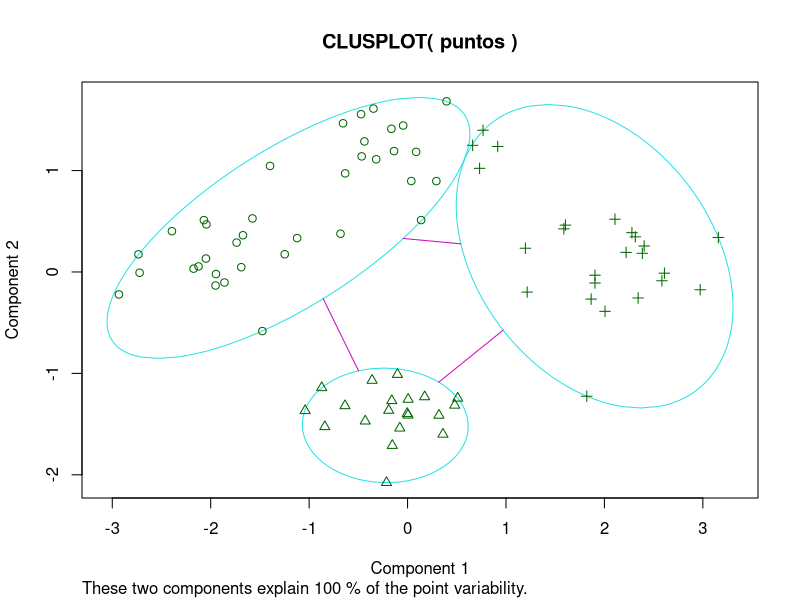
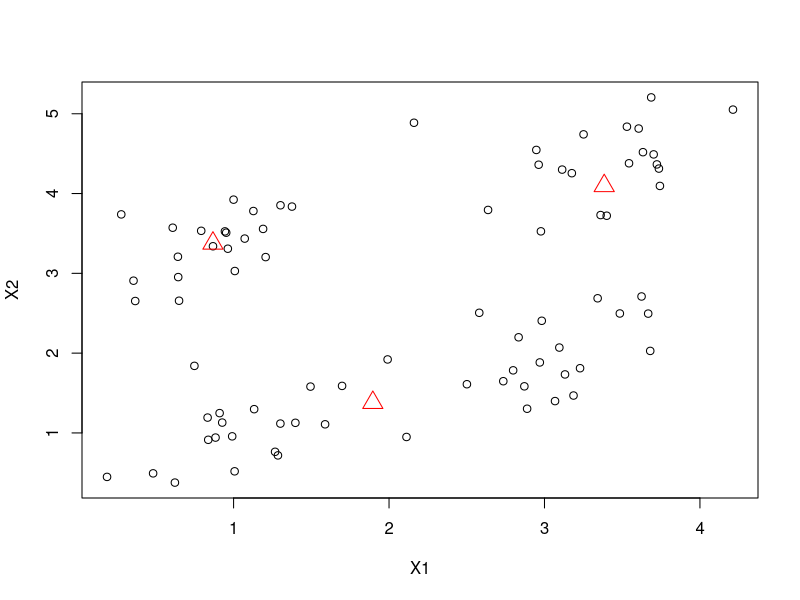
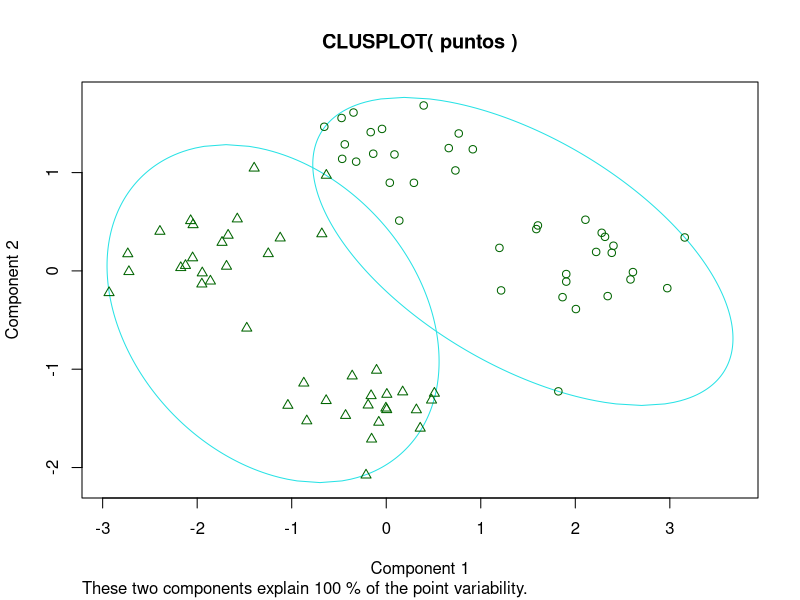
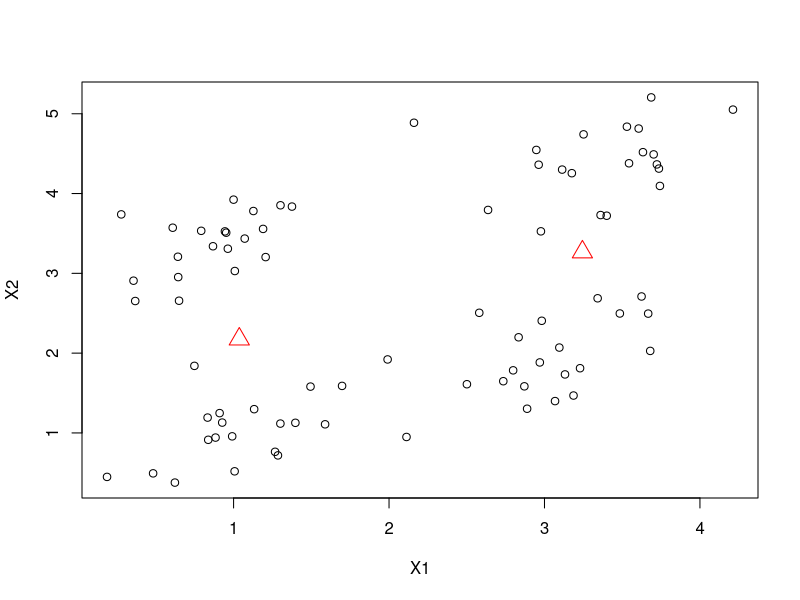
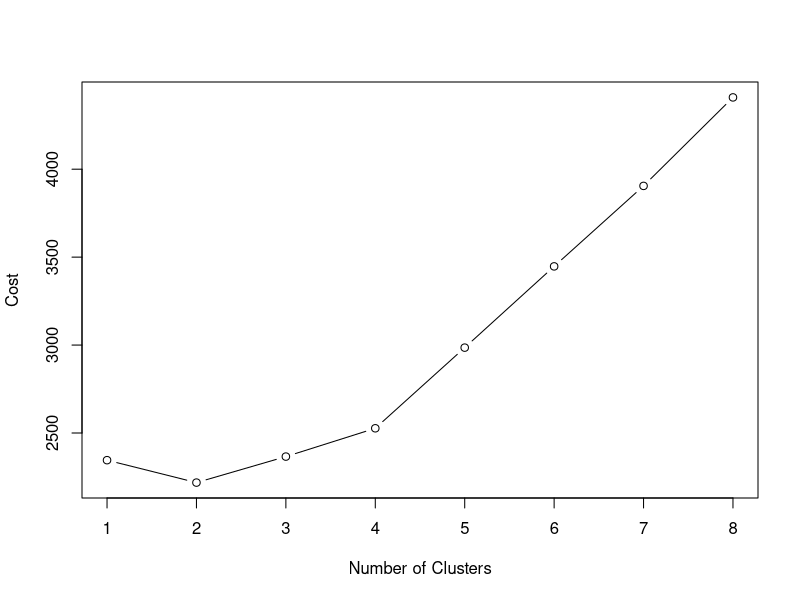

Write R code to recreate these figures, in order.
# Punto 3

library(readr)
library(cluster)
puntos <- read_table2("puntos.txt", col_names = FALSE)

costo_dist <- function(x1,x2,y1,y2){ 
  dist = abs(x1-x2) + abs(y1-y2)
  res = 10 * dist
  return(res) 
}

###################################### Literal 1 #####################################

#####################################################################
#K MEDIAS : 3 sitios

KM = kmeans(puntos,3)

#funcion el libreria cluster
clusplot(puntos,KM$cluster)  #la misma grafica
plot(puntos)
points(KM$centers, col="red", pch = 2, cex = 2)

centros3 = KM$centers

###################################### Literal 2 #####################################

costo_total = 0

for (i in 1:3){
  
  x_cd = centros3[i,1]
  y_cd = centros3[i,2]
  
  for (j in 1:80){
    
    if(KM$cluster[j] == i){
      x_tienda = puntos$X1[j]
      y_tienda = puntos$X2[j]
      costo_total = costo_total + costo_dist(x_cd,x_tienda,y_cd,y_tienda)
    }
  }
}

costo_total


###################################### Literal 3 #####################################

#####################################################################
#K MEDIAS : 2 sitios

KM = kmeans(puntos,2)

#funcion el libreria cluster
clusplot(puntos,KM$cluster)  #la misma grafica
plot(puntos)
points(KM$centers,col="red", pch = 2, cex = 2)

centros2 = KM$centers

costo_total2 = 0

for (i in 1:2){
  
  x_cd2 = centros2[i,1]
  y_cd2 = centros2[i,2]
  
  for (j in 1:80){
    
    if(KM$cluster[j] == i){
      x_tienda2 = puntos$X1[j]
      y_tienda2 = puntos$X2[j]
      costo_total2 = costo_total2 + costo_dist(x_cd2,x_tienda2,y_cd2,y_tienda2)
    }
  }
}

costo_total2

###################################### Literal 4 #####################################

#Number of means (K)
costo_cds <- rep(0,times=8)

for (k in 1:8){
  
  ct = 0
  
  km_temp = kmeans(puntos, centers = k)
  
  for (i in 1:k){
    
    x_cd = km_temp$centers[i,1]
    y_cd = km_temp$centers[i,2]
    
    for (j in 1:80){
      
      if(km_temp$cluster[j] == i){
        x_tienda = puntos$X1[j]
        y_tienda = puntos$X2[j]
        ct = ct + costo_dist(x_cd,x_tienda,y_cd,y_tienda)
      }
    }
  }
  
  
  costo_cds[i] = ct + 500 * k
  
} 

plot(1:8, costo_cds, type="b", xlab="Number of Clusters", ylab="Cost")  
min(costo_cds)
which.min(costo_cds)

